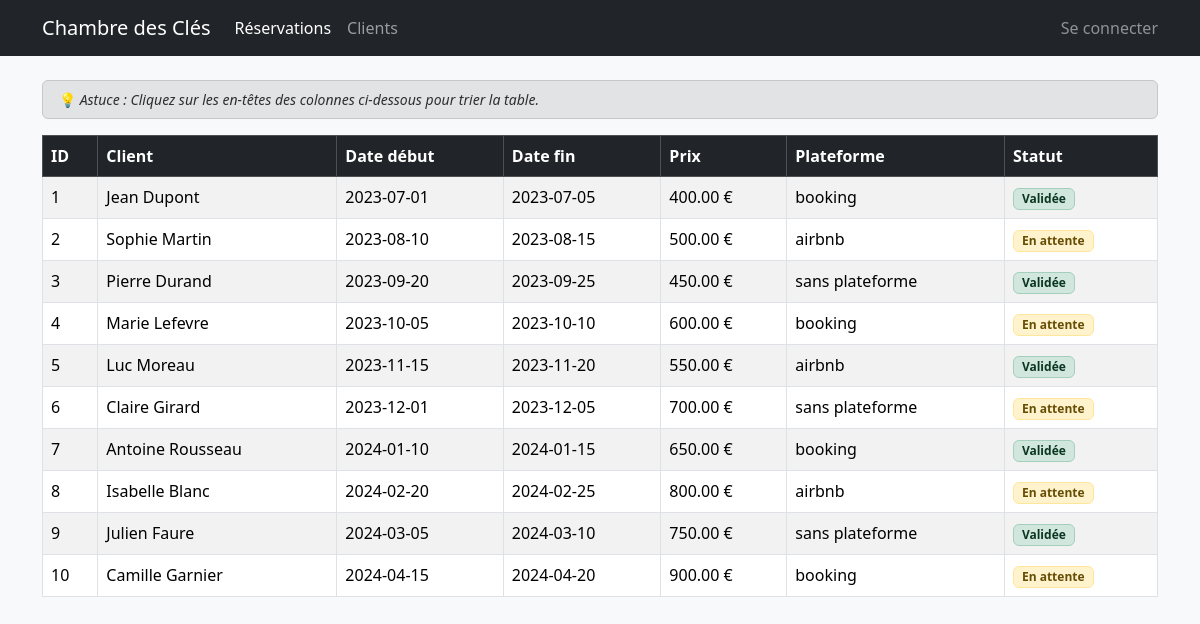
The page / on the database its author committed.
### tables this page shows
CREATE TABLE reservation (
    id_reservation INT AUTO_INCREMENT PRIMARY KEY,
    id_client INT NOT NULL,
    date_debut DATE NOT NULL,
    date_fin DATE NOT NULL,
    prix DECIMAL(10, 2) NOT NULL,
    valide BOOLEAN NOT NULL DEFAULT FALSE,
    plateforme ENUM('booking', 'airbnb','sans plateforme') NOT NULL,
    FOREIGN KEY (id_client) REFERENCES client(id_client) ON DELETE CASCADE
);

CREATE TABLE client (
    id_client INT AUTO_INCREMENT PRIMARY KEY,
    nom VARCHAR(100) NOT NULL,
    prenom VARCHAR(100) NOT NULL,
    avis TEXT
);

### utils/reservationUtils.php (called while the page is built, shortened)
<?php
function getReservations($pdo) {
    return $pdo->query("SELECT * FROM reservation LEFT JOIN client USING (id_client)")->fetchAll();
}
?>

### index.php (the view, shortened to what this page needs)
<?php
require_once __DIR__ . '/utils/db.php';
require_once __DIR__ . '/utils/reservationUtils.php';
require_once __DIR__ . '/includes/components.php';
$tab = ($_GET['tab'] ?? '') === 'clients' ? 'clients' : 'reservations';
$data = ($tab === 'clients') ? getUsers($pdo) : getReservations($pdo);
?>
<!DOCTYPE html>
<html lang="fr">
<?php include_once __DIR__ . '/includes/head.php'; ?>
<body class="bg-light">
<?php include_once __DIR__ . '/includes/navbar.php'; ?>
<div class="container">
    <div class="alert alert-secondary py-2 mb-3 small">
        💡 <em>Astuce : Cliquez sur les en-têtes des colonnes ci-dessous pour trier la table.</em>
    </div>
    <?php if (empty($data)): ?>
        <div class="alert alert-info">Aucun enregistrement trouvé.</div>
    <?php else: ?>
        <?php if ($tab === 'reservations'): ?>
            <table class="table table-striped table-bordered table-hover sortable">
                <thead class="table-dark text-white">
                    <tr>
                        <th>ID</th>
                        <th>Client</th>
                        <th>Date début</th>
                        <th>Date fin</th>
                        <th>Prix</th>
                        <th>Plateforme</th>
                        <th>Statut</th>
                    </tr>
                </thead>
                <tbody>
                    <?php foreach ($data as $res): ?>
                        <tr>
                            <td><?= $res['id_reservation'] ?></td>
                            <td><?= htmlspecialchars(($res['prenom'] ?? '') . ' ' . ($res['nom'] ?? '')) ?></td>
                            <td><?= htmlspecialchars($res['date_debut']) ?></td>
                            <td><?= htmlspecialchars($res['date_fin']) ?></td>
                            <td><?= number_format($res['prix'], 2) ?> €</td>
                            <td><?= htmlspecialchars($res['plateforme']) ?></td>
                            <td>
                                <?= StatusBadge(['valide' => $res['valide']]) ?>
                            </td>
                        </tr>
                    <?php endforeach; ?>
                </tbody>
            </table>
        <?php endif; ?>
    <?php endif; ?>
</div>

### includes/head.php (shortened to what this page needs)
<head>
    <link href="https://cdn.jsdelivr.net/npm/bootstrap@5.3.3/dist/css/bootstrap.min.css" rel="stylesheet">
</head>

### includes/navbar.php (shortened to what this page needs)
<nav class="navbar navbar-expand-lg navbar-dark bg-dark mb-4">
    <div class="container">
        <a class="navbar-brand font-weight-bold" href="index.php">Chambre des Clés</a>
        <div class="collapse navbar-collapse" id="navbarNav">
            <ul class="navbar-nav me-auto">
                <li class="nav-item">
                    <a class="nav-link <?= $tab === 'reservations' ? 'active' : '' ?>" href="?tab=reservations">Réservations</a>
                </li>
                <li class="nav-item">
                    <a class="nav-link <?= $tab === 'clients' ? 'active' : '' ?>" href="?tab=clients">Clients</a>
                </li>
            </ul>
            <span class="navbar-text text-white-50">
                Se connecter
            </span>
        </div>
    </div>
</nav>

### includes/components.php (shortened to what this page needs)
<?php
function StatusBadge($props) {
    $isValid = (bool)($props['valide'] ?? false);
    $class = $isValid
        ? 'bg-success-subtle text-success-emphasis border border-success-subtle'
        : 'bg-warning-subtle text-warning-emphasis border border-warning-subtle';
    $label = $isValid ? 'Validée' : 'En attente';
    return <<<HTML
    <span class="badge $class px-2 py-1">$label</span>
    HTML;
}

### includes/head.php (style rules this page uses)
th { cursor: pointer; user-select: none; position: relative; }

### rows shown on the page
reservation: id_reservation "1", id_client.nom "Jean Dupont", date_debut "2023-07-01", date_fin "2023-07-05", prix "400.00", plateforme "booking", label "Validée"
reservation: id_reservation "2", id_client.nom "Sophie Martin", date_debut "2023-08-10", date_fin "2023-08-15", prix "500.00", plateforme "airbnb", label "En attente"
reservation: id_reservation "3", id_client.nom "Pierre Durand", date_debut "2023-09-20", date_fin "2023-09-25", prix "450.00", plateforme "sans plateforme", label "Validée"
reservation: id_reservation "4", id_client.nom "Marie Lefevre", date_debut "2023-10-05", date_fin "2023-10-10", prix "600.00", plateforme "booking", label "En attente"
reservation: id_reservation "5", id_client.nom "Luc Moreau", date_debut "2023-11-15", date_fin "2023-11-20", prix "550.00", plateforme "airbnb", label "Validée"
reservation: id_reservation "6", id_client.nom "Claire Girard", date_debut "2023-12-01", date_fin "2023-12-05", prix "700.00", plateforme "sans plateforme", label "En attente"
reservation: id_reservation "7", id_client.nom "Antoine Rousseau", date_debut "2024-01-10", date_fin "2024-01-15", prix "650.00", plateforme "booking", label "Validée"
reservation: id_reservation "8", id_client.nom "Isabelle Blanc", date_debut "2024-02-20", date_fin "2024-02-25", prix "800.00", plateforme "airbnb", label "En attente"
reservation: id_reservation "9", id_client.nom "Julien Faure", date_debut "2024-03-05", date_fin "2024-03-10", prix "750.00", plateforme "sans plateforme", label "Validée"
reservation: id_reservation "10", id_client.nom "Camille Garnier", date_debut "2024-04-15", date_fin "2024-04-20", prix "900.00", plateforme "booking", label "En attente"
